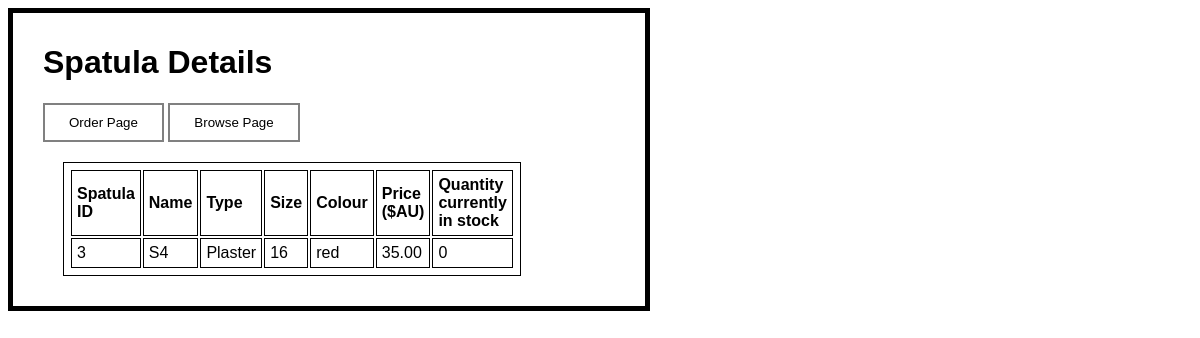
Page /browseDetail.php?idSpatula=3 on the committed database.
### tables this page shows
CREATE TABLE IF NOT EXISTS Spatula (
  idSpatula INT NOT NULL AUTO_INCREMENT,
  Name VARCHAR(45) NULL,
  Type ENUM('Food','Drugs','Paints','Plaster'),
  Size VARCHAR(50),
  Colour VARCHAR(50),
  Price DECIMAL(10,2),
  QuantityInStock INT,
  PRIMARY KEY (idSpatula));

### browseDetail.php (the view, shortened to what this page needs)
<html>
<head>
<link rel="stylesheet" href="style.css">
</head>
<body>
<div>
<h1>Spatula Details</h1>
<a href='order.php'><input type='button' class='button' value='Order Page'/></a>
<a href='browse.php'><input type='button' class='button' value='Browse Page'/></a>
<br>
<?php
$sql_string = "SELECT * FROM Spatula";
if (isset( $_GET['idSpatula'])) {
$sql_string = $sql_string . " WHERE idSpatula = ". $_GET['idSpatula'];
}
$result = mysqli_query($con,$sql_string);
echo"<div class='table'>";
echo "<table>";
echo "<tr>";
	echo "<th>Spatula ID</th>";
	echo "<th>Name</th>";
	echo "<th>Type</th>";
	echo "<th>Size</th>";
	echo "<th>Colour</th>";
	echo "<th>Price (\$AU)</th>";
	echo "<th>Quantity currently in stock</th>";
echo "</tr>";
while($row = mysqli_fetch_array($result)) {
echo "<tr>";
	echo "<td>" . $row['idSpatula'] . "</td><td>"
	. $row['Name'] . "</td><td>"
	. $row['Type'] . "</td><td>"
	. $row['Size'] . "</td><td>"
	. $row['Colour'] . "</td><td>"
	. $row['Price'] . "</td><td>"
	. $row['QuantityInStock'] . "</td>";
echo "</tr>";
}
echo "</table>";
echo"</div>";
?>
</div>
</body>
</html>

### style.css (style rules this page uses)
body { font-size: 1em ; color: black ; font-family: Arial, serif ; }
table, th, td { border: 1px solid black; padding: 5px; text-align: left; }
.button { background-color: white; color: black; border: 2px solid grey; padding: 10px 24px; }
div { border:5px solid black ; border-color: black; padding: 10px 10px 10px 30px; max-width: 50% }
div.table { padding: 20px; border-style: none!important; }

### rows in the picture
spatula: idSpatula "3", Name "S4", Type "Plaster", Size "16", Colour "red", Price "35.00", QuantityInStock "0"
